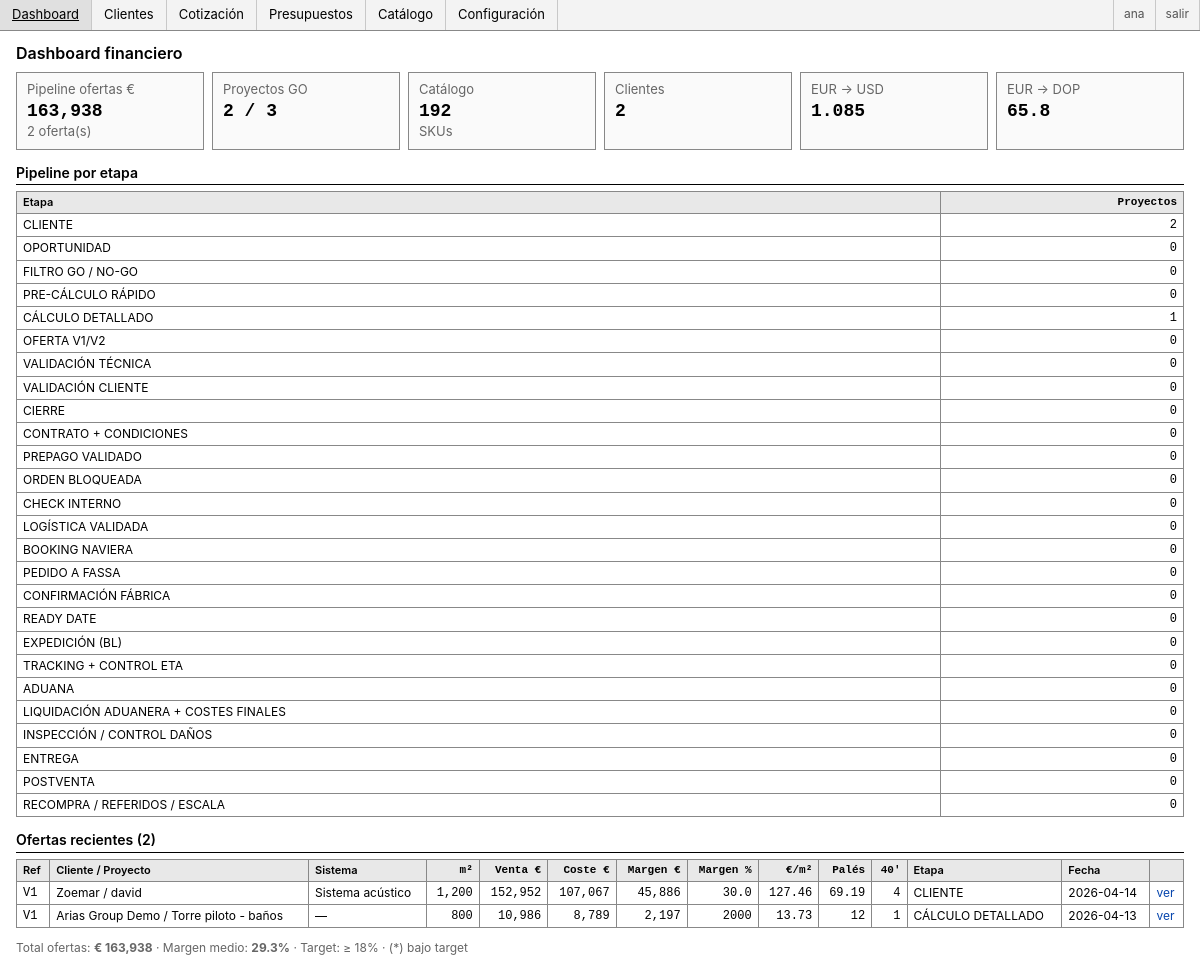
Screenshot of /dashboard/financial (signed in) with the database file from the repository.
### tables this page shows
CREATE TABLE users (
            id INTEGER PRIMARY KEY AUTOINCREMENT,
            username TEXT UNIQUE NOT NULL,
            password_hash TEXT NOT NULL,
            role TEXT NOT NULL DEFAULT 'viewer',
            full_name TEXT,
            email TEXT,
            created_at TEXT NOT NULL
        );

CREATE TABLE fx_rates (
            id INTEGER PRIMARY KEY AUTOINCREMENT,
            base_currency TEXT NOT NULL DEFAULT 'EUR',
            target_currency TEXT NOT NULL,
            rate REAL NOT NULL,
            updated_at TEXT NOT NULL,
            source TEXT DEFAULT 'Manual'
        );

CREATE TABLE projects (
            id INTEGER PRIMARY KEY AUTOINCREMENT,
            client_id INTEGER NOT NULL,
            name TEXT NOT NULL,
            project_type TEXT,
            location TEXT,
            area_sqm REAL DEFAULT 0,
            stage TEXT NOT NULL DEFAULT 'OPORTUNIDAD',
            go_no_go TEXT DEFAULT 'PENDING',
            incoterm TEXT DEFAULT 'CIF',
            fx_rate REAL DEFAULT 1.0,
            target_margin_pct REAL DEFAULT 0.30,
            freight_eur REAL DEFAULT 0,
            customs_pct REAL DEFAULT 0.18,
            logistics_notes TEXT,
            created_at TEXT NOT NULL,
            FOREIGN KEY(client_id) REFERENCES clients(id)
        );

CREATE TABLE project_quotes (
            id INTEGER PRIMARY KEY AUTOINCREMENT,
            project_id INTEGER NOT NULL,
            system_id INTEGER,
            version_label TEXT NOT NULL,
            area_sqm REAL NOT NULL,
            fx_rate REAL NOT NULL,
            freight_eur REAL NOT NULL,
            customs_pct REAL NOT NULL,
            target_margin_pct REAL NOT NULL,
            result_json TEXT NOT NULL,
            created_at TEXT NOT NULL,
            FOREIGN KEY(project_id) REFERENCES projects(id),
            FOREIGN KEY(system_id) REFERENCES systems(id)
        );

CREATE TABLE clients (
            id INTEGER PRIMARY KEY AUTOINCREMENT,
            name TEXT NOT NULL,
            company TEXT,
            email TEXT,
            phone TEXT,
            country TEXT DEFAULT 'República Dominicana',
            score INTEGER DEFAULT 50,
            created_at TEXT NOT NULL
        );

CREATE TABLE systems (
            id INTEGER PRIMARY KEY AUTOINCREMENT,
            name TEXT UNIQUE NOT NULL,
            description TEXT,
            default_waste_pct REAL DEFAULT 0.08
        );

### app.py (the view)
@app.route('/dashboard/financial')
@login_required
def dashboard_financial():
    db = get_db()
    pipeline = db.execute('''
        SELECT stage, COUNT(*) as count,
               SUM(CASE WHEN go_no_go='GO' THEN 1 ELSE 0 END) as go_count
        FROM projects GROUP BY stage
    ''').fetchall()
    recent_quotes = db.execute('''
        SELECT q.*, p.name as project_name, c.name as client_name, c.company,
               p.stage, s.name as system_name
        FROM project_quotes q
        JOIN projects p ON p.id = q.project_id
        JOIN clients c ON c.id = p.client_id
        LEFT JOIN systems s ON s.id = q.system_id
        ORDER BY q.created_at DESC LIMIT 20
    ''').fetchall()
    quotes_data = []
    total_pipeline_eur = 0
    total_confirmed_eur = 0
    for q in recent_quotes:
        payload = json.loads(q['result_json'])
        s = payload['summary']
        margin_pct = round(s['gross_margin_pct'] * 100, 1)
        quotes_data.append({
            'id': q['id'],
            'project_id': q['project_id'],
            'version_label': q['version_label'],
            'project_name': q['project_name'],
            'client_name': q['client_name'],
            'company': q['company'],
            'stage': q['stage'],
            'system_name': q['system_name'],
            'area_sqm': q['area_sqm'],
            'sale_total_eur': s['sale_total_eur'],
            'landed_total_eur': s['landed_total_eur'],
            'gross_margin_eur': s['gross_margin_eur'],
            'gross_margin_pct': margin_pct,
            'price_per_sqm': s['price_per_sqm_eur'],
            'pallets': s['total_pallets'],
            'containers_40': s['containers_40_est'],
            'created_at': q['created_at'][:10],
            'margin_ok': margin_pct >= 18,
        })
        total_pipeline_eur += s['sale_total_eur']
        if q['stage'] in ('PREPAGO VALIDADO', 'ORDEN BLOQUEADA', 'PEDIDO A FASSA',
                           'CONFIRMACIÓN FÁBRICA', 'EXPEDICIÓN (BL)', 'ENTREGA'):
            total_confirmed_eur += s['sale_total_eur']
    stage_data = {row['stage']: row['count'] for row in pipeline}
    counts = {
        'clients':  db.execute('SELECT COUNT(*) FROM clients').fetchone()[0],
        'projects': db.execute('SELECT COUNT(*) FROM projects').fetchone()[0],
        'go':       db.execute("SELECT COUNT(*) FROM projects WHERE go_no_go='GO'").fetchone()[0],
        'products': db.execute('SELECT COUNT(*) FROM products').fetchone()[0],
        'quotes':   db.execute('SELECT COUNT(*) FROM project_quotes').fetchone()[0],
    }
    fx = {r['target_currency']: r['rate']
          for r in db.execute('SELECT * FROM fx_rates WHERE base_currency="EUR"').fetchall()}
    return render_template('dashboard_financial.html',
        quotes_data=quotes_data,
        total_pipeline_eur=total_pipeline_eur,
        total_confirmed_eur=total_confirmed_eur,
        stage_data=stage_data,
        counts=counts,
        fx=fx,
        stages=STAGES,
    )

### app.py (called while the page is built)
@login_manager.user_loader
def load_user(user_id):
    db = get_db()
    row = db.execute('SELECT * FROM users WHERE id = ?', (int(user_id),)).fetchone()
    if row:
        return User(row['id'], row['username'], row['role'])
    return None

def get_db() -> sqlite3.Connection:
    if 'db' not in g:
        g.db = sqlite3.connect(app.config['DATABASE'])
        g.db.row_factory = sqlite3.Row
    return g.db

@app.context_processor
def inject_now() -> dict[str, Any]:
    return {
        'current_year': datetime.now(timezone.utc).year,
        'stages': STAGES,
        'current_user': current_user,
    }

### templates/dashboard_financial.html (shortened to what this page needs)
{% extends "base.html" %}
{% block content %}
<h1>Dashboard financiero</h1>
<div class="grid-3">
  <div class="card"><div class="muted">Pipeline ofertas €</div><div class="kpi">{{ "{:,.0f}".format(total_pipeline_eur) }}</div><div class="muted">{{ counts.quotes }} oferta(s)</div></div>
  <div class="card"><div class="muted">Proyectos GO</div><div class="kpi">{{ counts.go }} / {{ counts.projects }}</div></div>
  <div class="card"><div class="muted">Catálogo</div><div class="kpi">{{ counts.products }}</div><div class="muted">SKUs</div></div>
  <div class="card"><div class="muted">Clientes</div><div class="kpi">{{ counts.clients }}</div></div>
  <div class="card"><div class="muted">EUR → USD</div><div class="kpi">{{ fx.get('USD', '—') }}</div></div>
  <div class="card"><div class="muted">EUR → DOP</div><div class="kpi">{{ fx.get('DOP', '—') }}</div></div>
</div>
<h2>Pipeline por etapa</h2>
<table>
  <thead><tr><th>Etapa</th><th class="num">Proyectos</th></tr></thead>
  <tbody>
    {% for stage in stages %}
      {% set count = stage_data.get(stage, 0) %}
      <tr><td>{{ stage }}</td><td class="num">{{ count }}</td></tr>
    {% endfor %}
  </tbody>
</table>
<h2>Ofertas recientes ({{ quotes_data|length }})</h2>
<table>
  <thead>
    <tr>
      <th>Ref</th>
      <th>Cliente / Proyecto</th>
      <th>Sistema</th>
      <th class="num">m²</th>
      <th class="num">Venta €</th>
      <th class="num">Coste €</th>
      <th class="num">Margen €</th>
      <th class="num">Margen %</th>
      <th class="num">€/m²</th>
      <th class="num">Palés</th>
      <th class="num">40'</th>
      <th>Etapa</th>
      <th>Fecha</th>
      <th></th>
    </tr>
  </thead>
  <tbody>
    {% for q in quotes_data %}
    <tr>
      <td class="mono">{{ q.version_label }}</td>
      <td>{{ q.company or q.client_name }} / {{ q.project_name }}</td>
      <td>{{ q.system_name or '—' }}</td>
      <td class="num">{{ "{:,.0f}".format(q.area_sqm) }}</td>
      <td class="num">{{ "{:,.0f}".format(q.sale_total_eur) }}</td>
      <td class="num">{{ "{:,.0f}".format(q.landed_total_eur) }}</td>
      <td class="num">{{ "{:,.0f}".format(q.gross_margin_eur) }}</td>
      <td class="num">{{ q.gross_margin_pct }}{% if not q.margin_ok %} *{% endif %}</td>
      <td class="num">{{ "{:.2f}".format(q.price_per_sqm) }}</td>
      <td class="num">{{ q.pallets }}</td>
      <td class="num">{{ q.containers_40 }}</td>
      <td>{{ q.stage }}</td>
      <td>{{ q.created_at }}</td>
      <td><a href="{{ url_for('project_detail', project_id=q.project_id) }}">ver</a></td>
    </tr>
    {% else %}
    <tr><td colspan="14" class="muted">Sin ofertas calculadas. <a href="{{ url_for('projects') }}">Crear proyecto</a>.</td></tr>
    {% endfor %}
  </tbody>
</table>
{% if quotes_data %}
<p class="muted" style="font-size:12px;">
  Total ofertas: <b>€ {{ "{:,.0f}".format(total_pipeline_eur) }}</b>
  · Margen medio: <b>{% if total_pipeline_eur > 0 %}{{ "%.1f"|format(quotes_data|sum(attribute='gross_margin_eur') / total_pipeline_eur * 100) }}%{% else %}—{% endif %}</b>
  · Target: ≥ 18% · (*) bajo target
</p>
{% endif %}
{% endblock %}

### templates/base.html (shortened to what this page needs)
<!doctype html>
<html lang="es">
<head>
</head>
<body>
  <nav>
    <a href="{{ url_for('dashboard') }}">Dashboard</a>
    <a href="{{ url_for('crm') }}">Clientes</a>
    <a href="{{ url_for('quote') }}">Cotización</a>
    <a href="{{ url_for('presupuestos') }}">Presupuestos</a>
    <a href="{{ url_for('products') }}">Catálogo</a>
    <a href="{{ url_for('config') }}">Configuración</a>
    <span class="spacer"></span>
    {% if current_user and current_user.is_authenticated %}
      <span class="user">{{ current_user.username }}</span>
      <a href="{{ url_for('logout') }}" class="user">salir</a>
    {% endif %}
  </nav>
  <div class="wrap">
    {% block content %}{% endblock %}
  </div>
</body>
</html>

### templates/base.html (style rules this page uses)
* { box-sizing: border-box; }
html, body { margin:0; padding:0; background:#fff; color:#000; }
body { font-family: -apple-system, Segoe UI, Helvetica, Arial, sans-serif; font-size:13px; line-height:1.35; }
a { color:#0645ad; text-decoration:none; }
code, pre, .mono, td.num, th.num { font-family: ui-monospace, SFMono-Regular, Menlo, Consolas, monospace; }
nav { display:flex; gap:0; padding:0; background:#f3f3f3; border-bottom:1px solid #888; }
nav a { padding:6px 12px; color:#000; border-right:1px solid #c8c8c8; font-weight:normal; }
nav .spacer { flex:1; }
nav .user { padding:6px 10px; color:#555; border-left:1px solid #c8c8c8; font-size:12px; }
.wrap { padding:12px 16px; max-width:1600px; }
h1 { font-size:16px; font-weight:600; margin:0 0 8px 0; }
h2 { font-size:14px; font-weight:600; margin:14px 0 6px 0; border-bottom:1px solid #000; padding-bottom:2px; }
table { width:100%; border-collapse:collapse; font-size:12px; }
th, td { padding:3px 6px; border:1px solid #888; text-align:left; vertical-align:top; }
th { background:#e8e8e8; font-weight:600; font-size:11px; }
td.num, th.num { text-align:right; font-variant-numeric: tabular-nums; }
.grid-3 { display:grid; grid-template-columns: repeat(auto-fit, minmax(180px, 1fr)); gap:8px; }
.card { border:1px solid #888; padding:8px 10px; background:#fafafa; }
.kpi { font-size:18px; font-weight:600; font-family: ui-monospace, Menlo, Consolas, monospace; }
.muted { color:#666; }

### rows the page displays
users: username "ana"
fx_rates: get "1.085"
fx_rates: get "65.8"
projects: stage "CÁLCULO DETALLADO", count "1"
project_quotes: version_label "V1", company "Zoemar", project_name "david", name "Sistema acústico", area_sqm "1,200", sale_total_eur "152,952", landed_total_eur "107,067", gross_margin_eur "45,886", gross_margin_pct "30.0", price_per_sqm "127.46", pallets "69.19", containers_40 "4", stage "CLIENTE", created_at "2026-04-14"
project_quotes: version_label "V1", company "Arias Group Demo", project_name "Torre piloto - baños", system_name "—", area_sqm "800", sale_total_eur "10,986", landed_total_eur "8,789", gross_margin_eur "2,197", gross_margin_pct "2000", price_per_sqm "13.73", pallets "12", containers_40 "1", stage "CÁLCULO DETALLADO", created_at "2026-04-13"

### other values shown
{{ "{:,.0f}".format(total_pipeline_eur) }} "163,938"
{{ counts.quotes }} "2"
{{ counts.go }} "2"
{{ counts.projects }} "3"
{{ counts.products }} "192"
{{ counts.clients }} "2"
{{ stage }} "CLIENTE" "OPORTUNIDAD" "FILTRO GO / NO-GO" "PRE-CÁLCULO RÁPIDO" "OFERTA V1/V2" "VALIDACIÓN TÉCNICA" "VALIDACIÓN CLIENTE" "CIERRE" "CONTRATO + CONDICIONES" "PREPAGO VALIDADO" "ORDEN BLOQUEADA" "CHECK INTERNO" "LOGÍSTICA VALIDADA" "BOOKING NAVIERA" "PEDIDO A FASSA" "CONFIRMACIÓN FÁBRICA" "READY DATE" "EXPEDICIÓN (BL)" "TRACKING + CONTROL ETA" "ADUANA" "LIQUIDACIÓN ADUANERA + COSTES FINALES" "INSPECCIÓN / CONTROL DAÑOS" "ENTREGA" "POSTVENTA" "RECOMPRA / REFERIDOS / ESCALA"
{{ count }} "2" "0" "0" "0" "0" "0" "0" "0" "0" "0" "0" "0" "0" "0" "0" "0" "0" "0" "0" "0" "0" "0" "0" "0" "0"
{{ quotes_data|length }} "2"
